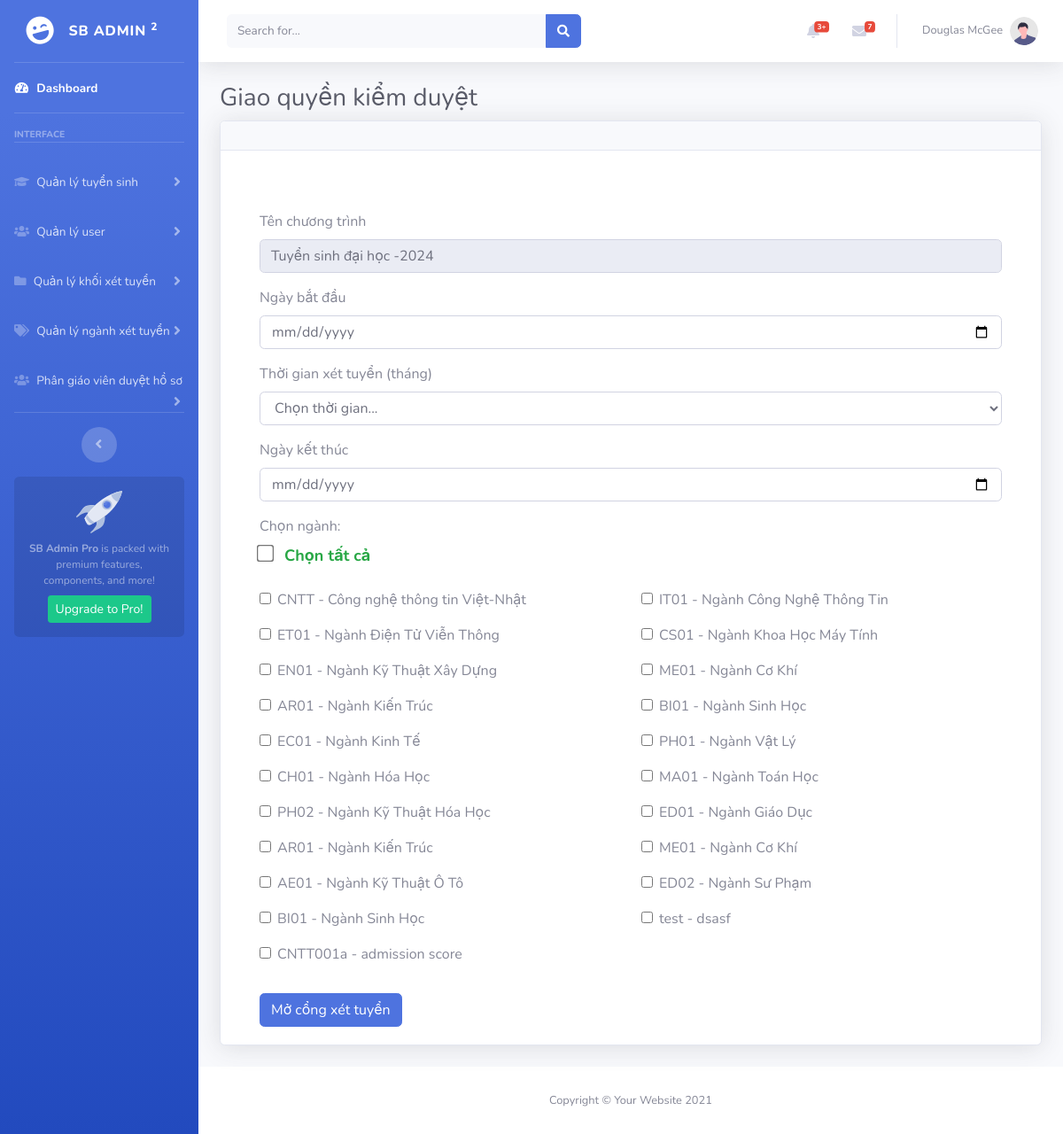
/admin/index.php?act=open-application (signed in), run on the app's committed database.
### tables this page shows
CREATE TABLE `majors` (
  `id` int(11) NOT NULL,
  `industry_code` varchar(250) NOT NULL,
  `ten_nganh` varchar(250) NOT NULL,
  `description` varchar(255) DEFAULT NULL,
  `img_major` varchar(255) DEFAULT NULL,
  `created_at` datetime NOT NULL DEFAULT current_timestamp(),
  `updated_at` datetime NOT NULL DEFAULT current_timestamp()
);

### admin/controller/Cong-tuyensinh-Controller.php (called while the page is built, shortened)
<?php
function mo_cong_tuyen_sinh_one_create($conn)
{
    $MajorsList = getMajorsList($conn);
    require_once PATH_VIEW_ADMIN . 'mo-cong-tuyen-sinh.php';
}

### admin/model/Assign-teacher.php (called while the page is built, shortened)
<?php
function getMajorsList($conn)
{
    $sql = "SELECT id,industry_code, ten_nganh
            FROM majors";
    $result = mysqli_query($conn, $sql);
    $majors = [];
    if (mysqli_num_rows($result) > 0) {
        while ($major = mysqli_fetch_assoc($result)) {
            $majors[] = $major;
        }
    }
    return $majors;
}

### admin/view/mo-cong-tuyen-sinh.php (the view, shortened to what this page needs)
<!DOCTYPE html>
<html lang="en">
<head>
  <link rel="stylesheet" href="https://cdnjs.cloudflare.com/ajax/libs/bootstrap-select/1.13.18/css/bootstrap-select.min.css">
  <link
    href="view/vendor/fontawesome-free/css/all.min.css"
    rel="stylesheet"
    type="text/css" />
  <link href="view/css/sb-admin-2.min.css" rel="stylesheet" />
  <link
    href="view/vendor/datatables/dataTables.bootstrap4.min.css"
    rel="stylesheet" />
</head>
<body id="page-top">
  <div id="wrapper">
    <?php require_once PATH_VIEW_ADMIN . "sidebar.php" ?>
    <div id="content-wrapper" class="d-flex flex-column">
      <div id="content">
        <?php require_once PATH_VIEW_ADMIN . "header.php" ?>
        <div class="container-fluid">
          <h1 class="h3 mb-2 text-gray-800">Giao quyền kiểm duyệt</h1>
          <div class="card shadow mb-4">
            <div class="card-header py-3">
            </div>
            <div class="card-body">
              <div class="container mt-5">
                <form action="" method="post" enctype="multipart/form-data">
                  <div class="form-group">
                    <label for="program_name">Tên chương trình</label>
                    <input readonly type="text" class="form-control" id="program_name" name="program_name" required
                      value="<?= isset($_SESSION['data_err']['program_name']) ? htmlspecialchars($_SESSION['data_err']['program_name']) : 'Tuyển sinh đại học -' . date('Y') ?>">
                  </div>
                  <div class="form-group">
                    <label for="start_date">Ngày bắt đầu</label>
                    <input type="date" class="form-control" id="start_date" name="start_date" onchange="calculateEndDate()" required>
                  </div>
                  <div class="form-group">
                    <label for="duration">Thời gian xét tuyển (tháng)</label>
                    <select class="form-control" id="duration" name="duration" onchange="calculateEndDate()" required>
                      <option value="">Chọn thời gian...</option>
                    </select>
                  </div>
                  <div class="form-group">
                    <label for="end_date">Ngày kết thúc</label>
                    <input type="date" class="form-control" id="end_date" name="end_date" n>
                  </div>
                  <div class="form-group">
                    <label for="majors">Chọn ngành:</label>
                    <div class="form-check">
                      <input class="form-check-input" type="checkbox" id="checkAll" style="transform: scale(1.5);">
                      <label class="form-check-label" for="checkAll" style="color: #28a745; font-size: 18px; margin-left: 8px; font-weight: bold;">
                        Chọn tất cả
                      </label>
                    </div>
                    <br>
                    <div class="row">
                      <?php foreach ($MajorsList as $major) : ?>
                        <div class="col-md-6 mb-3">
                          <div class="form-check">
                            <input class="form-check-input" type="checkbox" name="majors[]" id="major_<?= htmlspecialchars($major['industry_code']) ?>" value="<?= htmlspecialchars($major['id']) ?>">
                            <label class="form-check-label" for="major_<?= htmlspecialchars($major['industry_code']) ?>">
                              <?= htmlspecialchars($major['industry_code']) ?> - <?= htmlspecialchars($major['ten_nganh']) ?>
                            </label>
                          </div>
                        </div>
                      <?php endforeach; ?>
                    </div>
                  </div>
                  <button type="submit" class="btn btn-primary">Mở cổng xét tuyển</button>
                </form>
              </div>
            </div>
          </div>
        </div>
      </div>
      <?php require_once PATH_VIEW_ADMIN . "footer.php" ?>
    </div>
  </div>
</body>
</html>

### data on the page
majors: industry_code "CNTT", ten_nganh "Công nghệ thông tin Việt-Nhật"
majors: industry_code "IT01", ten_nganh "Ngành Công Nghệ Thông Tin"
majors: industry_code "ET01", ten_nganh "Ngành Điện Tử Viễn Thông"
majors: industry_code "CS01", ten_nganh "Ngành Khoa Học Máy Tính"
majors: industry_code "EN01", ten_nganh "Ngành Kỹ Thuật Xây Dựng"
majors: industry_code "ME01", ten_nganh "Ngành Cơ Khí"
majors: industry_code "AR01", ten_nganh "Ngành Kiến Trúc"
majors: industry_code "BI01", ten_nganh "Ngành Sinh Học"
majors: industry_code "EC01", ten_nganh "Ngành Kinh Tế"
majors: industry_code "PH01", ten_nganh "Ngành Vật Lý"
majors: industry_code "CH01", ten_nganh "Ngành Hóa Học"
majors: industry_code "MA01", ten_nganh "Ngành Toán Học"
majors: industry_code "PH02", ten_nganh "Ngành Kỹ Thuật Hóa Học"
majors: industry_code "ED01", ten_nganh "Ngành Giáo Dục"
majors: industry_code "AR01", ten_nganh "Ngành Kiến Trúc"
majors: industry_code "ME01", ten_nganh "Ngành Cơ Khí"
majors: industry_code "AE01", ten_nganh "Ngành Kỹ Thuật Ô Tô"
majors: industry_code "ED02", ten_nganh "Ngành Sư Phạm"
majors: industry_code "BI01", ten_nganh "Ngành Sinh Học"
majors: industry_code "test", ten_nganh "dsasf"
majors: industry_code "CNTT001a", ten_nganh "admission score"
